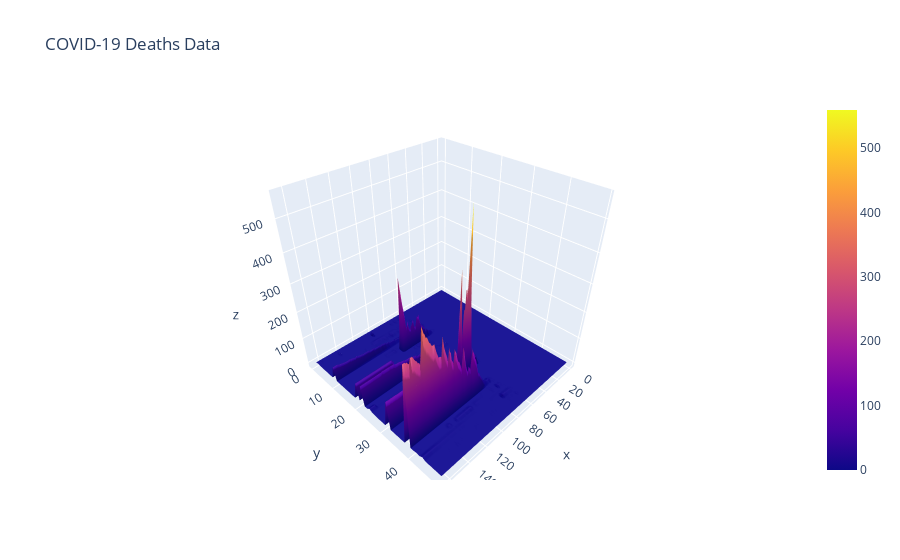

Notebook source saved alongside this figure:
### Code cell
coviddata = pd.read_csv('/Users/katie/Downloads/covid_deaths_usafacts.csv')
coviddata = coviddata.drop(columns=['stateFIPS','countyFIPS'])
coviddeathsdata = coviddata.loc[coviddata['County Name'].str.contains('Statewide', case=False),:]
coviddata_meta = coviddeathsdata.loc[:, ['State']]
coviddeathsdata = coviddeathsdata.drop(columns=['County Name','State'])
fig = go.Figure(data=[go.Surface(z=coviddeathsdata.values)])
fig.update_layout(title='COVID-19 Deaths Data',autosize=True)
fig.show()

### Figure 1 — Plotly figure (JSON) as saved in the notebook; plotly's stock layout.template omitted (floating-point values rounded to 4 significant figures; data arrays with more than 128 entries replaced by an {"elided": "..."} marker saying what was removed)
{"data": [{"type": "surface", "z": {"elided": "50x166 int values"}}], "layout": {"autosize": true, "title": {"text": "COVID-19 Deaths Data"}}}
